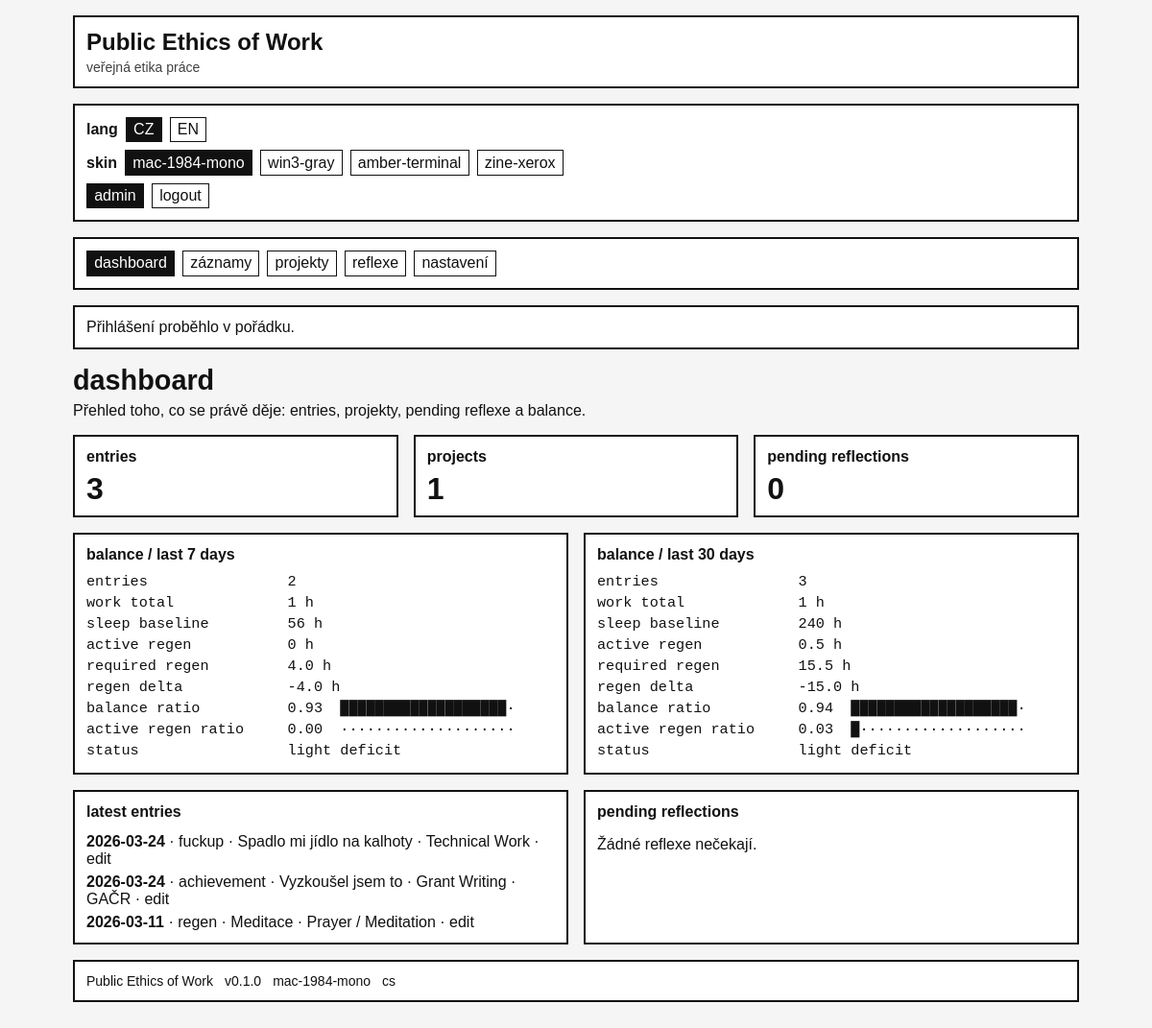
The page /admin (signed in) on the database its author committed.
### tables this page shows
CREATE TABLE entries (
    id INTEGER PRIMARY KEY AUTOINCREMENT,
    entry_date DATE NOT NULL,
    slug VARCHAR(255) UNIQUE,

    entry_type VARCHAR(20) NOT NULL
        CHECK (entry_type IN ('achievement', 'fuckup', 'regen', 'repair')),

    title VARCHAR(255),
    body TEXT NOT NULL,
    public_text TEXT,
    private_notes TEXT,

    minutes INTEGER NOT NULL DEFAULT 0
        CHECK (minutes >= 0),

    category_id INTEGER NOT NULL,
    project_id INTEGER,

    visibility VARCHAR(20) NOT NULL DEFAULT 'private'
        CHECK (visibility IN ('private', 'public', 'internal')),

    locale VARCHAR(20) NOT NULL DEFAULT 'cs'
        CHECK (locale IN ('cs', 'en', 'bilingual')),

    is_invisible_work INTEGER NOT NULL DEFAULT 0
        CHECK (is_invisible_work IN (0, 1)),

    workload_override DECIMAL(10,2),
    recovery_override DECIMAL(10,2),

    what_happened TEXT,
    why_it_matters TEXT,
    my_take TEXT,
    next_time TEXT,

    allow_reflections INTEGER NOT NULL DEFAULT 0
        CHECK (allow_reflections IN (0, 1)),

    repair_of_entry_id INTEGER,

    created_at DATETIME NOT NULL DEFAULT CURRENT_TIMESTAMP,
    updated_at DATETIME NOT NULL DEFAULT CURRENT_TIMESTAMP,

    FOREIGN KEY (category_id)
        REFERENCES categories(id)
        ON UPDATE CASCADE
        ON DELETE RESTRICT,

    FOREIGN KEY (project_id)
        REFERENCES projects(id)
        ON UPDATE CASCADE
        ON DELETE SET NULL,

    FOREIGN KEY (repair_of_entry_id)
        REFERENCES entries(id)
        ON UPDATE CASCADE
        ON DELETE SET NULL
);

CREATE TABLE categories (
    id INTEGER PRIMARY KEY AUTOINCREMENT,
    name VARCHAR(100) NOT NULL,
    slug VARCHAR(100) NOT NULL UNIQUE,
    kind VARCHAR(20) NOT NULL
        CHECK (kind IN ('work', 'recovery')),
    intensity_weight DECIMAL(6,2) NOT NULL DEFAULT 1.00
        CHECK (intensity_weight >= 0),
    recovery_weight DECIMAL(6,2) NOT NULL DEFAULT 0.00
        CHECK (recovery_weight >= 0),
    is_system INTEGER NOT NULL DEFAULT 1
        CHECK (is_system IN (0, 1)),
    sort_order INTEGER NOT NULL DEFAULT 0,
    created_at DATETIME NOT NULL DEFAULT CURRENT_TIMESTAMP,
    updated_at DATETIME NOT NULL DEFAULT CURRENT_TIMESTAMP
);

CREATE TABLE projects (
    id INTEGER PRIMARY KEY AUTOINCREMENT,
    title VARCHAR(255) NOT NULL,
    slug VARCHAR(255) NOT NULL UNIQUE,
    description TEXT,
    public_label VARCHAR(255),
    visibility VARCHAR(20) NOT NULL DEFAULT 'private'
        CHECK (visibility IN ('private', 'public', 'masked')),
    status VARCHAR(20) NOT NULL DEFAULT 'active'
        CHECK (status IN ('active', 'paused', 'archived', 'completed')),
    locale VARCHAR(20) NOT NULL DEFAULT 'cs'
        CHECK (locale IN ('cs', 'en', 'bilingual')),
    is_featured INTEGER NOT NULL DEFAULT 0
        CHECK (is_featured IN (0, 1)),
    sort_order INTEGER NOT NULL DEFAULT 0,
    created_at DATETIME NOT NULL DEFAULT CURRENT_TIMESTAMP,
    updated_at DATETIME NOT NULL DEFAULT CURRENT_TIMESTAMP
);

### app/Views/admin/dashboard.php (the view, shortened to what the rows shown need)
<?php
$stats = $stats ?? [
    'entries' => 0,
    'projects' => 0,
    'pending_reflections' => 0,
];
$latestEntries = $latest_entries ?? [];
$pendingReflections = $pending_reflections ?? [];
$balance7 = $balance_7 ?? null;
$balance30 = $balance_30 ?? null;
?>
<section class="page-section">
    <header class="page-header">
        <h1><?php echo e($page_title ?? t('page.admin_dashboard_title')); ?></h1>
        <p class="page-lead">
            Přehled toho, co se právě děje: entries, projekty, pending reflexe a balance.
        </p>
    </header>
    <div class="grid grid-3">
        <article class="card stat-card">
            <h2>entries</h2>
            <div class="stat-number"><?php echo e((string) $stats['entries']); ?></div>
        </article>
        <article class="card stat-card">
            <h2>projects</h2>
            <div class="stat-number"><?php echo e((string) $stats['projects']); ?></div>
        </article>
        <article class="card stat-card">
            <h2>pending reflections</h2>
            <div class="stat-number"><?php echo e((string) $stats['pending_reflections']); ?></div>
        </article>
    </div>
    <div class="grid grid-2">
        <?php foreach ([7 => $balance7, 30 => $balance30] as $days => $balance): ?>
            <?php if ($balance): ?>
                <article class="card ascii-card">
                    <h2>balance / last <?php echo e((string) $days); ?> days</h2>
                    <pre class="ascii-block"><?php
echo e('entries                ' . $balance['entry_count']) . "\n";
echo e('work total             ' . $balance['work_hours_label']) . "\n";
echo e('sleep baseline         ' . $balance['sleep_hours_label']) . "\n";
echo e('active regen           ' . $balance['active_recovery_hours_label']) . "\n";
echo e('required regen         ' . $balance['required_active_recovery_hours_label']) . "\n";
echo e('regen delta            ' . $balance['recovery_delta_hours_label']) . "\n";
echo e('balance ratio          ' . $balance['balance_ratio_label'] . '  ' . $balance['balance_bar']) . "\n";
echo e('active regen ratio     ' . $balance['active_recovery_ratio_label'] . '  ' . $balance['active_recovery_bar']) . "\n";
echo e('status                 ' . $balance['balance_status']) . "\n";
?></pre>
                </article>
            <?php endif; ?>
        <?php endforeach; ?>
    </div>
    <div class="grid grid-2">
        <article class="card">
            <h2>latest entries</h2>
            <?php if (empty($latestEntries)): ?>
                <p>Zatím žádné entries.</p>
            <?php else: ?>
                <ul class="mono-list">
                    <?php foreach ($latestEntries as $entry): ?>
                        <li>
                            <strong><?php echo e($entry['entry_date']); ?></strong>
                            · <?php echo e($entry['entry_type']); ?>
                            · <?php echo e($entry['title'] ?: '(bez titulku)'); ?>
                            · <?php echo e($entry['category_name']); ?>
                            <?php if (!empty($entry['project_title'])): ?>
                                · <?php echo e($entry['project_title']); ?>
                            <?php endif; ?>
                            · <a href="<?php echo e(route_url('admin.entries.edit', ['id' => $entry['id']])); ?>">edit</a>
                        </li>
                    <?php endforeach; ?>
                </ul>
            <?php endif; ?>
        </article>
        <article class="card">
            <h2>pending reflections</h2>
            <?php if (empty($pendingReflections)): ?>
                <p>Žádné reflexe nečekají.</p>
            <?php endif; ?>
        </article>
    </div>
</section>

### app/Core/Router.php (shortened to what the rows shown need)
<?php
class Router
{
    public static function dispatch(): void
    {
        $method = strtoupper($_SERVER['REQUEST_METHOD'] ?? 'GET');
        $uri = $_SERVER['REQUEST_URI'] ?? '/';
        $path = self::normalizePath((string) parse_url($uri, PHP_URL_PATH));
        $routes = config('routes', []);
        foreach ($routes as $route) {
            if (strtoupper($route['method']) !== $method) {
                continue;
            }
            $params = self::match($route['path'], $path);
            if ($params === null) {
                continue;
            }
            if (!empty($route['handler'])) {
                self::runHandler($route, $params);
                return;
            }
            return;
        }
    }
    protected static function runHandler(array $route, array $params = []): void
    {
        $handler = $route['handler'];
        [$class, $method] = $handler;
        call_user_func([$class, $method], $params);
    }
    protected static function match(string $routePath, string $requestPath): ?array
    {
        $pattern = preg_replace_callback(
            '#\{([a-zA-Z_][a-zA-Z0-9_]*)\}#',
            static fn(array $matches) => '(?P<' . $matches[1] . '>[^/]+)',
            $routePath
        );
        $pattern = '#^' . rtrim($pattern, '/') . '$#';
        if ($routePath === '/') {
            $pattern = '#^/$#';
        }
        if (!preg_match($pattern, $requestPath, $matches)) {
            return null;
        }
        $params = [];
        return $params;
    }
    protected static function normalizePath(string $path): string
    {
        $path = '/' . trim($path, '/');
        return $path === '//' ? '/' : $path;
    }
}

### rows shown on the page
entries: entry_date "2026-03-24", entry_type "fuckup", title "Spadlo mi jídlo na kalhoty", category.name "Technical Work"
entries: entry_date "2026-03-24", entry_type "achievement", title "Vyzkoušel jsem to", category.name "Grant Writing", project.title "GAČR"
entries: entry_date "2026-03-11", entry_type "regen", title "Meditace", category.name "Prayer / Meditation"

### other values the page prints
$skin "mac-1984-mono"
$skin "win3-gray"
$skin "amber-terminal"
$skin "zine-xerox"
t($item['label_key']) "dashboard"
t($item['label_key']) "záznamy"
t($item['label_key']) "projekty"
t($item['label_key']) "reflexe"
t($item['label_key']) "nastavení"
$stats['entries'] "3"
$stats['projects'] "1"
$days "7"
$days "30"
